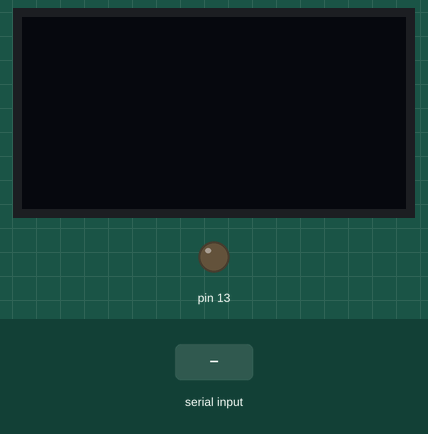
The sketch below on a simulated Arduino Uno, built with avr-gcc and run on an emulated ATmega328P. On the bench: 128×64 one-colour display, output pins drawn as LEDs (lit = HIGH). The test bench sets the inputs (shaded band). What the sketch prints to the serial monitor is not drawn.

Above: at 1.2 s.
1.3 s: "O" received over the second serial link
At 2.1 s:
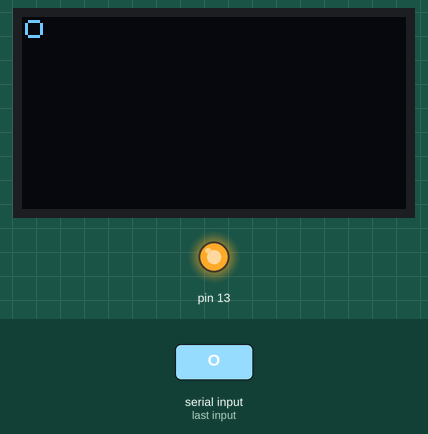
3.3 s: "F" received over the second serial link
At 4.8 s:
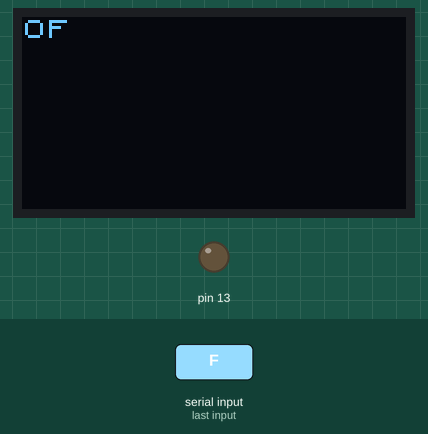
5.3 s: "O" received over Serial
At 6.5 s:
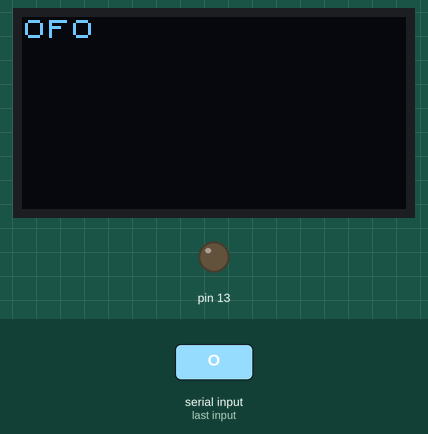
6.8 s: "1" received over the second serial link
8.3 s: "F" received over Serial
At 9.0 s:
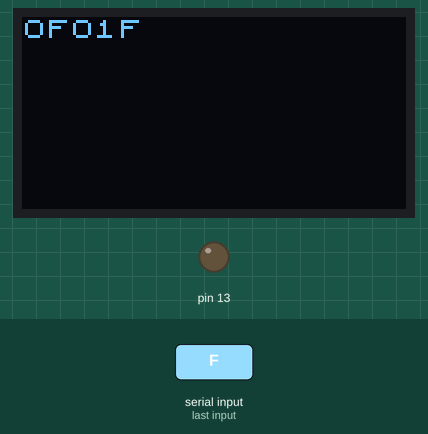
Timing chart, 0 to 10.8 s (numbered marks = the images above; inputs shaded):
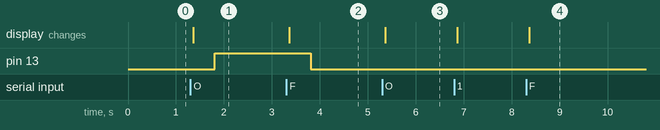

Measured:
- after the input at 1.3 s, pin 13: LOW → HIGH after 0.51 s; the display: changes after 0.06 s (image 1)
- after the input at 3.3 s, pin 13: HIGH → LOW after 0.51 s; the display: changes after 0.06 s (image 2)
- after the input at 5.3 s, the display: changes after 0.06 s (image 3)
- after the input at 8.3 s, the display: changes after 0.06 s (image 4)

The sketch:

Terminal.ino
```cpp
#include <Arduino.h>
#include <U8x8lib.h>
#include <SoftwareSerial.h>

SoftwareSerial mySerial(10, 11); // RX, TX

#ifdef U8X8_HAVE_HW_SPI
#include <SPI.h>

#endif

U8X8_SH1106_128X64_NONAME_HW_I2C u8x8(/* reset=*/ U8X8_PIN_NONE);


// setup the terminal (U8X8LOG) and connect to u8g2 for automatic refresh of the display
// The size (width * height) depends on the display

#define U8LOG_WIDTH 16
#define U8LOG_HEIGHT 8
uint8_t u8log_buffer[U8LOG_WIDTH*U8LOG_HEIGHT];
U8X8LOG u8x8log;


//const byte numChars = 82;
//char receivedChars[numChars];
//boolean newData = false;


void setup(void)
{
  Serial.begin(115200);
  mySerial.begin(115200);
  Serial.print("AT");
  //mySerial.print("AT");
  u8x8.begin();
  u8x8.setFont(u8x8_font_chroma48medium8_r);
  u8x8log.begin(u8x8, U8LOG_WIDTH, U8LOG_HEIGHT, u8log_buffer);
  u8x8log.setRedrawMode(1);		// 0: Update screen with newline, 1: Update screen for every char
  pinMode(13, OUTPUT);
}

char  c1,c2;

void loop(void) {

  if (mySerial.available())
    {
      c1 =  mySerial.read();
      Serial.print(c1);
      u8x8log.print(c1);
      if (c1 == 'O') digitalWrite(13,HIGH);
      if (c1 == 'F') digitalWrite(13,LOW);
    }
  if (Serial.available())
    {
      c2 =  Serial.read();
      mySerial.print(c2);
      u8x8log.print(c2);
    }

  //else u8x8log.print("\n");


}


/*
void loop() {
    recvWithEndMarker();
    showNewData();
}

void recvWithEndMarker() {
    static byte ndx = 0;
    char endMarker = '\n';
    char rc;

    while (mySerial.available()  && newData == false) {
        rc = mySerial.read();

        if (rc != endMarker) {
            receivedChars[ndx] = rc;
            ndx++;
            if (ndx >= numChars) {
                ndx = numChars - 1;
            }
        }
        else {
            receivedChars[ndx] = '\0'; // terminate the string
            ndx = 0;
            newData = true;
        }
    }
}

void showNewData() {
    if (newData == true) {
        //Serial.print("This just in ... ");
        Serial.println(receivedChars);
        u8x8log.print(receivedChars);
        newData = false;
    }
}
*/
```
